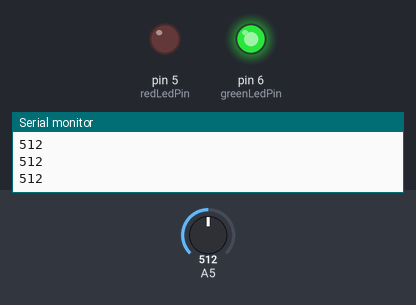
Bench run of a sketch on a simulated Arduino Uno, built with avr-gcc and run on an emulated ATmega328P. On the bench: output pins drawn as LEDs (lit = HIGH), the last lines printed to the serial monitor. The inputs (shaded band) are chosen by the test bench; at power-on: A5 = 512.

Above: at 1.3 s.
1.4 s: A5 set to 558
2.9 s: A5 set to 592
At 4.0 s:
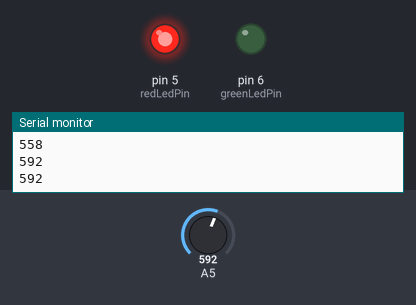
4.5 s: A5 set to 565
At 5.2 s:
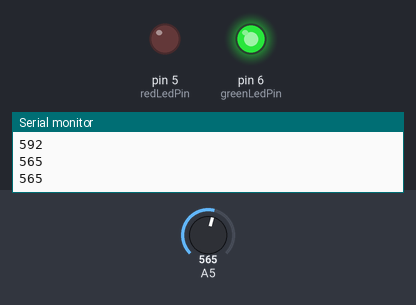
6.0 s: A5 set to 585
At 6.4 s:
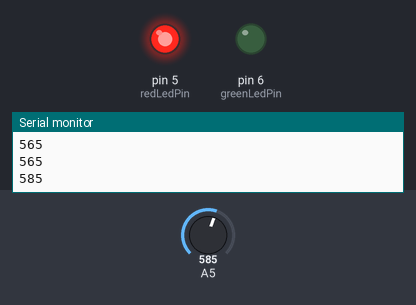
Timing chart, 0 to 8.5 s (numbered marks = the images above; inputs shaded):
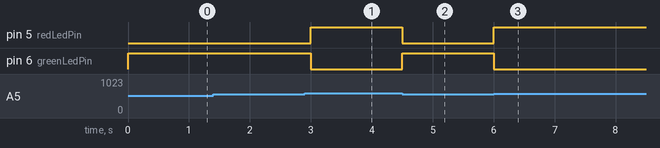

Measured:
- the behaviour switches between 575 and 576 on A5 (found by bisection; images 0 and 1)
- after the input at 2.9 s, pin 5 (redLedPin): LOW → HIGH after 0.10 s; pin 6 (greenLedPin): HIGH → LOW after 0.10 s
- after the input at 4.5 s, pin 5 (redLedPin): HIGH → LOW at once; pin 6 (greenLedPin): LOW → HIGH at once
- after the input at 6.0 s, pin 5 (redLedPin): LOW → HIGH at once; pin 6 (greenLedPin): HIGH → LOW at once

The sketch:

stretchDemo.ino
```cpp
int greenLedPin = 6;    // LED connected to digital pin 9
int redLedPin = 5;
boolean isStretched = false;

void setup()  {
  // nothing happens in setup
  pinMode(greenLedPin, OUTPUT);
  pinMode(redLedPin, OUTPUT);

  pinMode(A5,INPUT_PULLUP);
  Serial.begin(9600);
}

void loop()  {

  int sensorValue = analogRead(A5);
  Serial.println(sensorValue);

  if(sensorValue>575)
  {
    if(!isStretched)
    {
      digitalWrite(redLedPin, HIGH);
      digitalWrite(greenLedPin, LOW);
      isStretched = true;  // sets the LED on
    }
  }
  else  // waits for a second
  {
    digitalWrite(greenLedPin, HIGH);
    if (isStretched)
    {
      digitalWrite(redLedPin, LOW);
      isStretched = false;
    }
  }    // sets the LED off

  delay(500);
}
```
